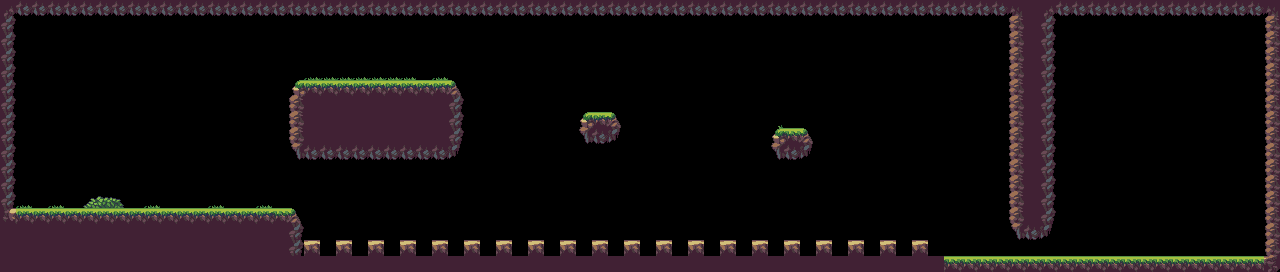

The image is a tile-based game level rendered from a .tmx file. Its description and source (layers, tilesets, objects; grid data summarised) follow:
An orthogonal 80x17 tile map with 16x16 px tiles, 3 tile layers (Ground, Spikes, Decor) and 6 objects.

<map version="1.4" tiledversion="1.4.3" orientation="orthogonal" renderorder="right-down" width="80" height="17" tilewidth="16" tileheight="16" infinite="0" nextlayerid="8" nextobjectid="9">
 <editorsettings>
  <export target="level2.json" format="json" />
 </editorsettings>
 <tileset firstgid="1" name="standard_tiles" tilewidth="16" tileheight="16" tilecount="60" columns="10">
  <image source="Tileset.png" width="160" height="96" />
  <tile id="31">
   <objectgroup draworder="index" id="2">
    <object id="1" x="0.133933" y="5.96003">
     <polygon points="0,0 2.54473,0.535733 4.55373,2.47776 7.43329,2.54473 7.56723,0.468766 10.2459,-1.27237 12.054,-0.937533 14.5987,-0.0669666 15.5363,1.47327 16.2059,3.0135 16.2729,10.2459 -0.0669666,10.4468" />
    </object>
   </objectgroup>
  </tile>
  <tile id="32">
   <objectgroup draworder="index" id="2">
    <object id="1" x="0.2009" y="8.97353">
     <polygon points="0,0 6.16093,-3.75013 8.37083,2.67866 12.8576,3.34833 12.9915,6.6297 -0.267866,6.76363" />
    </object>
   </objectgroup>
  </tile>
  <tile id="50">
   <objectgroup draworder="index" id="2">
    <object id="1" x="1.54023" y="0.2009">
     <polygon points="0,0 2.27687,7.36633 6.56273,7.09846 9.24139,12.5897 12.1879,14.9336 14.3309,14.9336 14.3978,-0.133933" />
    </object>
   </objectgroup>
  </tile>
  <tile id="51">
   <objectgroup draworder="index" id="2">
    <object id="1" x="16.005" y="0">
     <polygon points="0,0 0.0669666,9.84409 -3.14743,12.8576 -7.90206,5.75913 -10.3129,13.3933 -16.005,10.9825 -16.072,-0.267866" />
    </object>
   </objectgroup>
  </tile>
 </tileset>
 <layer id="1" name="Ground" width="80" height="17">
  <data>[1360 cells, 353 non-empty, 13 distinct tile ids]</data>
 </layer>
 <layer id="3" name="Spikes" width="80" height="17">
  <data>[1360 cells, 20 non-empty, 1 distinct tile ids]</data>
 </layer>
 <layer id="7" name="Decor" width="80" height="17">
  <data>[1360 cells, 72 non-empty, 9 distinct tile ids]</data>
 </layer>
 <objectgroup id="4" name="Spawn">
  <object id="3" x="42" y="200.667">
   <point />
  </object>
 </objectgroup>
 <objectgroup id="5" name="Goal">
  <object id="4" x="1242" y="236.667">
   <point />
  </object>
 </objectgroup>
</map>
